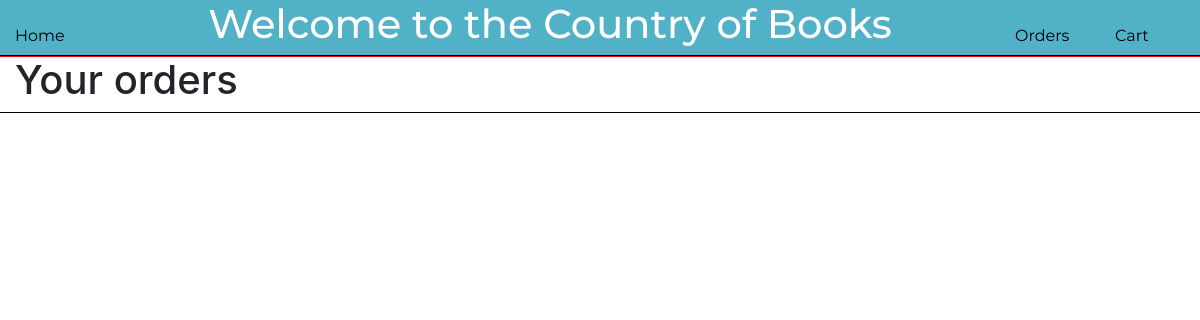
The page /bookstore/orderhistory on the database as committed earlier.
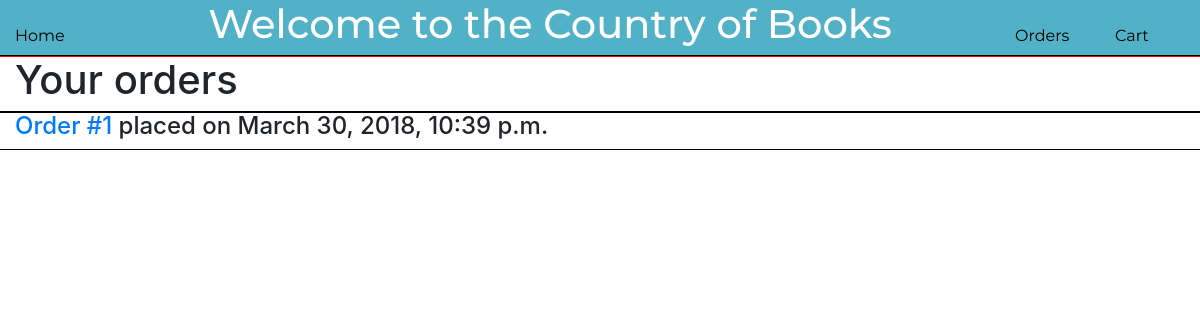
The same page on the database as committed later.
### bookstore/models.py (models this page shows)
class Order(models.Model):
    placed_date = models.DateTimeField('date placed')
    total_amount = models.FloatField(default=0.0)

### bookstore/views.py (the view)
# urls.py: path('orderhistory', views.orderHistory, name='orderhistory'),
def orderHistory(request):
    cartContents = request.session.get('cartContents', {})
    try:
        orderId = request.GET['order_id']
        thisOrder = Order.objects.get(id=orderId)
        bookList = []
        for bookObj in thisOrder.bookinstance_set.all():
            bookList.append(bookObj.isbn)
        context = {
            'orderDetails': serializers.serialize('json', [thisOrder,]),
            'bookList': serializers.serialize('json', bookList),
            'cartSize': len(cartContents)
        }
        return render(request, 'bookstore/vieworders.html', context)
    except KeyError:
        context = {
            'orderHistory': Order.objects.all(),
            'cartSize': len(cartContents)
        }
        return render(request, 'bookstore/vieworders.html', context)

### bookstore/templates/bookstore/vieworders.html (shortened to what this page needs)
{% include "bookstore/head.html" %}
<body>
<div class="container-fluid">
    {% include "bookstore/topbar.html" %}
    {% load static %}
    {% if orderDetails and bookList %}
        {% load static %}
    {% else %}
        <div class="row main_title">
            <div class="col main_heading">
                <h1>Your orders</h1>
            </div>
        </div>
        {% for order in orderHistory %}
            <div class="row">
                <div class="col">
                    <h4><span id="order_{{ order.id }}_link"><a href="{% url 'bookstore:orderhistory' %}?order_id={{ order.id }}">Order #{{ order.id }}</a></span> placed on {{ order.placed_date }}</h4>
                </div>
            </div>
        {% endfor %}
    {% endif %}
</div>
</body>
</html>

Rows that differ between the two databases and show on the page:
added Order: id "1", placed_date "March 30, 2018, 10:39 p.m."
